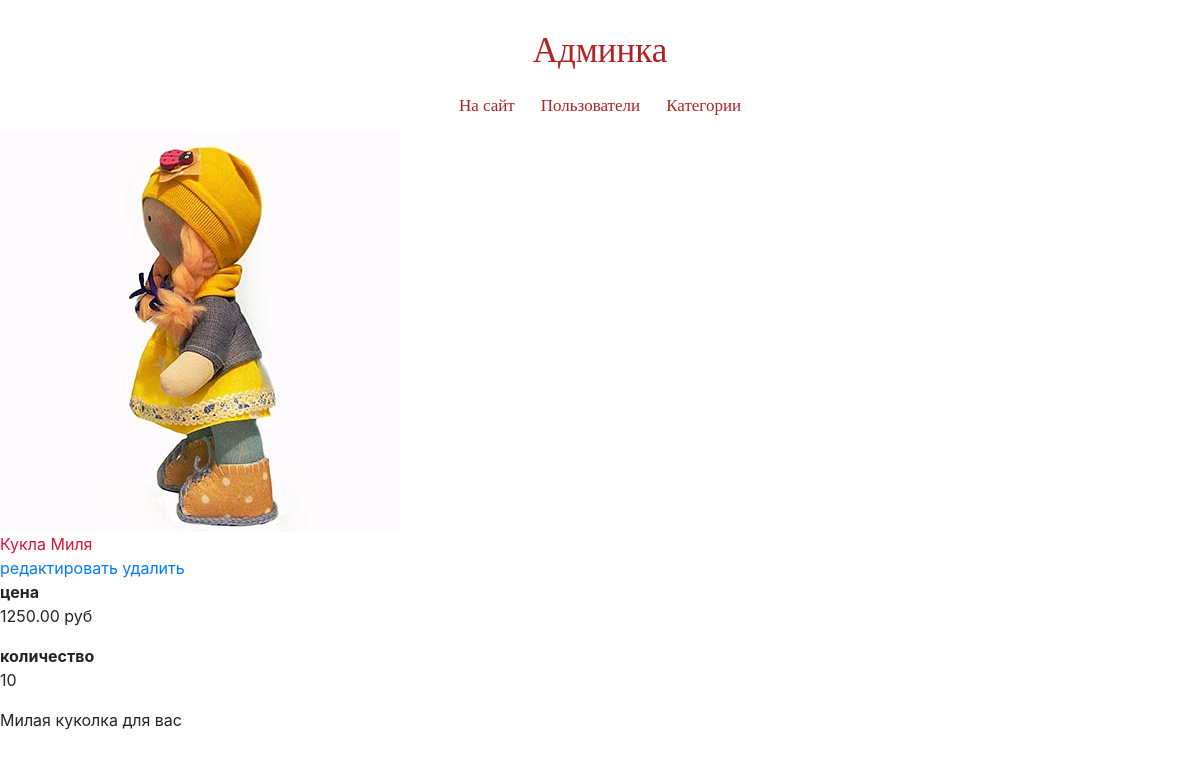
Screenshot of /myadmin/product/read/3/ (signed in) with the database file from the repository.
### mainapp/models.py (models this page shows, shortened)
class Product(models.Model):
    category = models.ForeignKey(ProductCategoru, verbose_name='категория продукта', on_delete=models.CASCADE)
    name = models.CharField(verbose_name='имя продукта', max_length=128)
    image = models.ImageField(upload_to='products_images', null=True)
    short_desc = models.CharField(verbose_name='краткое описание продукта', max_length=64, blank=True)
    description = models.TextField(verbose_name='подробное описание продукта', blank=True)
    price = models.DecimalField(verbose_name='цена продукта', max_digits=8, decimal_places=2, default=0)
    quantity = models.PositiveIntegerField(verbose_name='количество на складе', default=0)
    is_active = models.BooleanField(verbose_name='активен', default=True)

### adminapp/views.py (the view)
# urls.py: re_path('^product/read/(?P<pk>\d+)/$', adminapp.ProductDetailView.as_view(), name='product_read'),
@method_decorator(user_passes_test(lambda u: u.is_superuser), name='dispatch')
class ProductDetailView(DetailView):
    model = Product

### mainapp/context_processors.py (called while the page is built)
def basket(request):
    basket = []
    if request.user.is_authenticated:
        basket = request.user.basket_set.all().order_by('product__category')
    return {
        'basket': basket,
    }

### adminapp/templates/mainapp/product_detail.html
{% extends 'adminapp/base.html' %}
{% load staticfiles %}
{% block container %}
    <div class="products_list">
		<img src="/media/{{ object.image|default:'products_images/default.jpg' }}" alt="{{ object.name }}">
		<div class="product_name">
			{{ object.name|title }}
		</div>
		<div class="product_actions">
				<a href="{% url 'admin:product_update' object.pk %}">редактировать</a>
				<a href="{% url 'admin:product_delete' object.pk %}">удалить</a>
		</div>
		<div class="summary">
			<b>цена</b>
			<p>{{ object.price }} руб</p>
			<b>количество</b>
			<p>{{ object.quantity }}</p>
		</div>
		<div class="product_desc">
			{{ object.description }}
		</div>
	</div>
{% endblock %}

### static/css/stil.css (style rules this page uses)
* { margin: 0; padding: 0; }
html, body { height: 100%; }
.product_name { color: #DC143C; }

### rows the page displays
Product: image (picture), name "Кукла Миля", price "1250.00", quantity "10", description "Милая куколка для вас"
